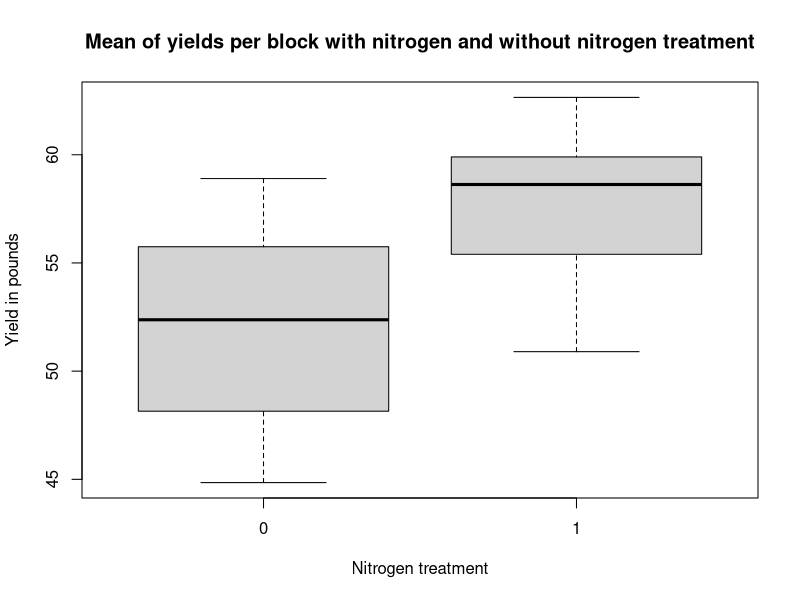

R code for this plot:
# Exercise 4
# a
library(MASS)
library(dplyr)
dat <- npk
dat$plot1 <- sample(seq(1,24),24)
dat$plot2 <- sample(seq(1,24),24)
for(i in 1:nrow(dat)){
  if(dat$plot1[i] == dat$plot2[i]){
    print('reshuffling')
    a <- seq(1,24)
    sam <- sample(a[a != i],1)
    new <- dat$plot2[sam]
    dat$plot2[sam] <- dat$plot2[i]
    print(new)
    print(dat$plot2[i])
    dat$plot2[i] <- new
  }
}

# b
grouped <- dat %>% 
  group_by(block, N) %>%
  summarise(mean = mean(yield))
boxplot(mean~N, data = grouped, main = 'Mean of yields per block with nitrogen and without nitrogen treatment', xlab = 'Nitrogen treatment', ylab = 'Yield in pounds')

# The factor of block ensures that all treatments get averaged and that they are not thrown on one pile during calculation

# c
dataov <- lm(yield ~ block*N, data = dat) 
anova(dataov)
# The p-value for the interaction is 0.47. We cannot reject the statement that there is no interaction between the factors. Therefore it does not make sense in include the block factor

# E
library(lme4)
dataov <- lm(yield ~ block*N, data = dat) 
anova(dataov)
# The p-value for the interaction is 0.47. We cannot reject the statement that there is no interaction between the factors. Therefore it does not make sense in include the block factor
anova(lmer(yield ~ N*P*K + (1|block), data = dat))
